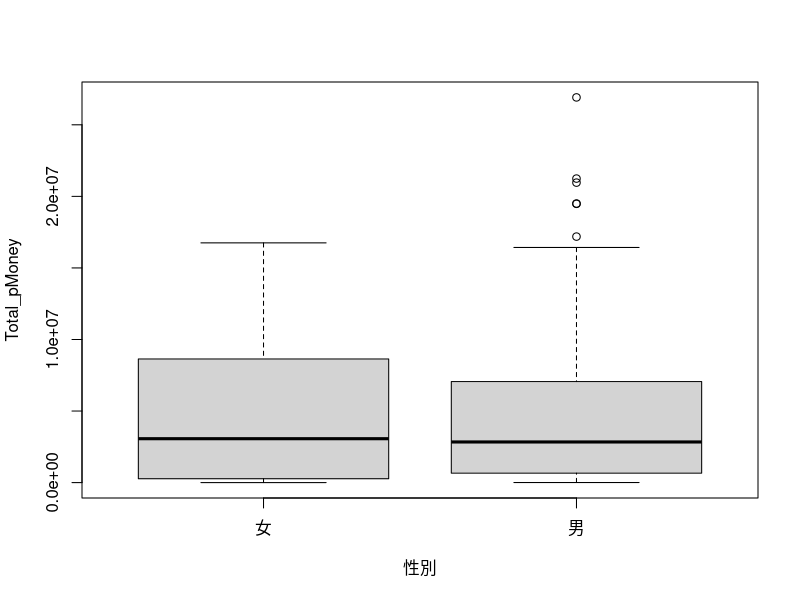

Write R code to recreate this figure.
#如何用資料科學研究法律與政治：誰給了誰政治獻金？給了多少？
#國防大學工作坊20200109 
##邵軒磊(副教授 台師大)
###我們來練習使用「政治獻金資料集」（註一），練習使用「資料科學」方式來找出一些數字上的規律。從而使學員能夠
###1. 初步瞭解資料科學研究政治的方法。
###2.有簡易的數據與程式能力。
###3.初嚐資料科學給研究帶來的便利。
###在以下的篇幅中，學員將使用「做中學」方式回答下列問題：
###1.誰給了政治獻金，給了多少？
###2.誰收了政治獻金，得了多少？
###3.哪種特性的人會有更多政治獻金？「多」出多少？



##1. 資料讀入
Sys.setlocale(category = "LC_ALL", locale = "zh_TW.UTF-8")
library(dplyr)
A02=read.csv("A_all.csv")
head(A02)

###我們讀入前述「政治獻金資料集」，是2016年公布資料，你可以看到很多熟悉的政治人物，主要是立委候選人。
###注意這些資料的「單位」是什麼？每一筆是什麼？每一欄是什麼？

##2. 資料分析與觀察：table
### 2-1 先看看候選人與政黨
### 這可能是大家第一感覺會想到的。
dim(A02)
table(A02$候選人)

###先看看有哪些候選人。注意這個單位是每一筆，所以這個表示每個人收到的「筆數」。
table(A02$推薦政黨.x)

###這些捐款都捐給哪些政黨？

###2-2 這些捐款是什麼時候捐的？
####---diy---
###能看出來捐款都集中在什麼時候。
###延伸思考：為什麼集中在這些時候？
###延伸思考：其實還是沒有完全處理好，你能試試做的更好嗎？

### 2-3 然後是誰捐的？
####---diy---
###同樣的，這也是「筆數」，捐了幾筆。


### 2-4 每次大約捐了多少錢呢？
####---diy---
###這表示什麼？
###想一想，哪些是你可能的研究題目

## 3.  資料分析實做
### 3-1 誰給了政治獻金，給了多少？
### 注意：之前我們的資料是「筆數」，需要調整成「每個人捐了每筆的總和」，才能回答。

aa=A02 %>%
  group_by(捐贈者.支出對象) %>%
  summarise(Total_pMoney = sum(pMoney))
aa=aa[order(aa$Total_pMoney,decreasing = T),]
head(aa,10)


### 3-2.  誰收了政治獻金，得了多少？
####這個可以自己試試看？先不看答案能不能跑出來結果？
####---diy---

### 3-3.  哪些政黨收了政治獻金，得了多少？
####這個也可以自己試試看？先不看答案能不能跑出來結果？
####---diy---


## 4.  資料分析實做：哪種特性的人會有更多政治獻金？怎麼樣「多」？

###思路：對人做整合之後，再依照特性做T檢定。
###先做一個新的表。請先觀察一下。


aa=A02 %>%
  group_by(候選人,性別,是否現任,出生年次,推薦政黨.x) %>%
  summarise(Total_pMoney = sum(pMoney), com=n())
aa=aa[order(aa$Total_pMoney,decreasing = T),]
head(aa,10)

### 4-1 性別不同是不是募款能力不同？
####包括「盒鬚圖」與「t檢定」
boxplot(formula = Total_pMoney ~ 性別,
        data = aa)
t.test(Total_pMoney ~ 性別,
       data=aa)

### 4-2 「現任立委」是不是募款能力不同？
####這個可以自己試試看？先不看答案能不能跑出來結果？
####---diy---
####這個差距有點明顯。

### 4-3 「黨籍」是不是募款能力不同？
####這個可以自己試試看？先不看答案能不能跑出來結果？
####---diy---

## 5.  資料分析實做：學員自由發揮
####---diy---

## 6.  資料分析實做：與現有研究比較與理論
####---diy---

#（註一）鏡傳媒，政治獻金專題資料，https://github.com/mirror-media/politicalcontribution。

### 建議閱讀文獻：
####邵軒磊、吳國清，法律資料分析與文字探勘：跨境毒品流動要素與結構研究，問題與研究，58卷2期(2019/03)，91-114。（研究實例討論）
####黃詩淳、邵軒磊，酌定子女親權之重要因素：以決策樹方法分析相關裁判，臺大法學論叢，47卷1期( 2018/03) ,299-344（研究實例討論）
####邵軒磊，當代西方民主研究論述分析：知識系譜與文字探勘，哲學與文化 46卷2期 ( 2019/02) , 33-56。（研究實例討論）
####王鼎銘，台灣政治獻金法及參選人政治獻金資料之實證研究，選舉研究，14卷2期(2007/11) , 121-144。
####李宗榮，企業權力與民主：台灣企業集團2008年立委選舉的政治獻金分析，台灣社會學，31期 ( 2016/06) , 99-139。